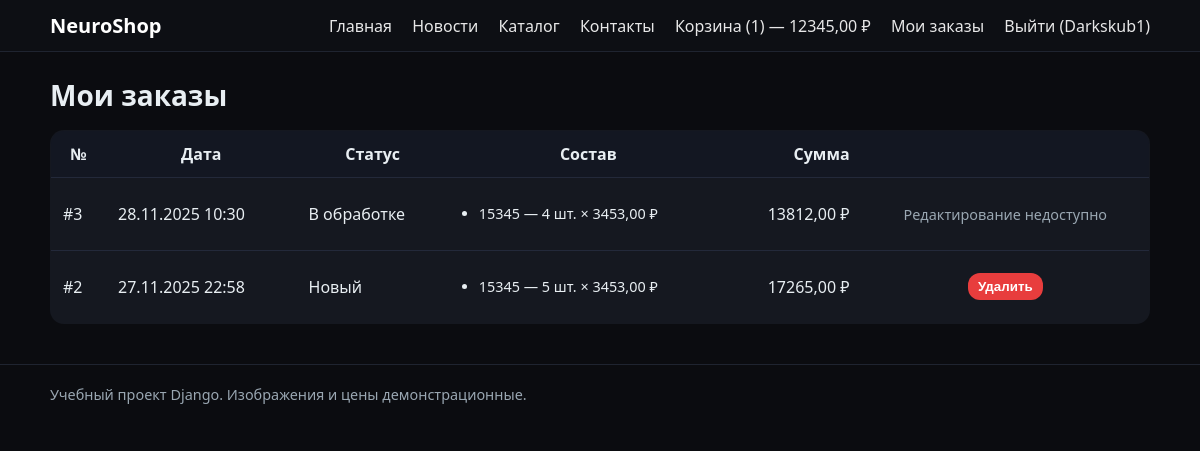
The app's page /my-orders/ (signed in) with its own data.
### store/models.py (models this page shows, shortened)
class Order(models.Model):
    STATUS_NEW = "new"
    STATUS_PROCESSING = "processing"
    STATUS_DONE = "done"
    STATUS_CANCELED = "canceled"
    STATUS_CHOICES = [
        (STATUS_NEW, "Новый"),
        (STATUS_PROCESSING, "В обработке"),
        (STATUS_DONE, "Выполнен"),
        (STATUS_CANCELED, "Отменён"),
    ]
    user = models.ForeignKey(
        User,
        verbose_name="Клиент",
        on_delete=models.CASCADE,
        related_name="orders",
    )
    created_at = models.DateTimeField("Дата создания", auto_now_add=True)
    status = models.CharField(
        "Статус", max_length=20, choices=STATUS_CHOICES, default=STATUS_NEW
    )
    comment = models.CharField(
        "Комментарий клиента", max_length=500, blank=True, default=""
    )
    class Meta:
        ordering = ["-created_at"]
        verbose_name = "Заказ"
        verbose_name_plural = "Заказы"
    @property
    def total_price(self):
        return sum(item.subtotal for item in self.items.all())

class OrderItem(models.Model):
    order = models.ForeignKey(
        Order,
        verbose_name="Заказ",
        on_delete=models.CASCADE,
        related_name="items",
    )
    product = models.ForeignKey(
        Product,
        verbose_name="Товар",
        on_delete=models.PROTECT,
    )
    price = models.DecimalField("Цена", max_digits=10, decimal_places=2)
    qty = models.PositiveIntegerField("Количество", default=1)
    class Meta:
        verbose_name = "Позиция заказа"
        verbose_name_plural = "Позиции заказа"
    @property
    def subtotal(self):
        return self.price * self.qty

class Product(models.Model):
    category = models.ForeignKey(
        Category,
        verbose_name="Категория",
        on_delete=models.CASCADE,
        related_name="products",
        null=True,
        blank=True,
    )
    name = models.CharField("Название", max_length=200)
    slug = models.SlugField("Слаг", unique=True)
    price = models.DecimalField("Цена", max_digits=10, decimal_places=2)
    image = models.ImageField(
        "Изображение", upload_to="products/", blank=True, null=True
    )
    description = models.TextField("Описание", blank=True)
    class Meta:
        ordering = ["name"]
        verbose_name = "Товар"
        verbose_name_plural = "Товары"

### store/views.py (the view)
# urls.py: path("my-orders/", views.my_orders, name="my_orders"),
@login_required
@user_passes_test(is_client)
def my_orders(request):
    orders = request.user.orders.all()
    return render(request, "store/my_orders.html", {"orders": orders})

### store/cart.py (called while the page is built)
    def total_qty(self):
        if not self.cart_obj:
            return 0
        return sum(item.qty for item in self.cart_obj.items.all())

    def total_price(self):
        if not self.cart_obj:
            return Decimal("0.00")
        return sum(item.subtotal for item in self.cart_obj.items.all())

### store/context_processors.py (called while the page is built)
def cart_summary(request):
    cart = Cart(request)
    return {
        "cart_total_qty": cart.total_qty(),
        "cart_total_price": cart.total_price(),
    }

### store/models.py (called while the page is built)
    @property
    def subtotal(self):
        return self.price * self.qty

### store/views.py (called while the page is built)
def is_client(user):
    return user.is_authenticated and not user.is_staff and not user.is_superuser

### templates/store/my_orders.html (shortened to what this page needs)
{% extends "base.html" %}
{% block content %}
<h1>Мои заказы</h1>
{% if orders %}
  <table class="cart-table">
    <thead>
      <tr>
        <th>№</th>
        <th>Дата</th>
        <th>Статус</th>
        <th>Состав</th>
        <th class="right">Сумма</th>
        <th></th>
      </tr>
    </thead>
    <tbody>
      {% for o in orders %}
      <tr>
        <td>#{{ o.id }}</td>
        <td>{{ o.created_at|date:"d.m.Y H:i" }}</td>
        <td>{{ o.get_status_display }}</td>
        <td>
          <ul class="small" style="padding-left:18px;">
            {% for item in o.items.all %}
              <li>{{ item.product.name }} — {{ item.qty }} шт. × {{ item.price }} ₽</li>
            {% endfor %}
          </ul>
        </td>
        <td class="right">{{ o.total_price }} ₽</td>
        <td class="center">
          {% if o.status == "new" %}
            <form method="post" action="{% url 'store:my_order_delete' o.id %}">
              <button type="submit" class="btn btn-sm btn-danger">Удалить</button>
            </form>
          {% else %}
            <span class="small muted">Редактирование недоступно</span>
          {% endif %}
        </td>
      </tr>
      {% endfor %}
    </tbody>
  </table>
{% else %}
  <p>Вы ещё не оформляли заказы.</p>
{% endif %}
{% endblock %}

### templates/base.html (shortened to what this page needs)
<!DOCTYPE html>
<html lang="ru">
<head>
  <link href="/static/store/styles.css" rel="stylesheet">
</head>
<body>
  <header class="site-header">
    <div class="container header-flex">
      <a class="logo" href="{% url 'store:home' %}">NeuroShop</a>
      <nav class="nav">
        <a href="{% url 'store:home' %}">Главная</a>
        <a href="{% url 'store:news_list' %}">Новости</a>
        <a href="{% url 'store:category_list' %}">Каталог</a>
        <a href="{% url 'store:contacts' %}">Контакты</a>
        {% if user.is_authenticated and not user.is_staff and not user.is_superuser %}
          <a href="{% url 'store:cart_detail' %}">Корзина ({{ cart_total_qty }}) — {{ cart_total_price }} ₽</a>
          <a href="{% url 'store:my_orders' %}">Мои заказы</a>
        {% endif %}
        {% if user.is_authenticated %}
          <a href="{% url 'logout' %}?next={% url 'store:home' %}">Выйти ({{ user.username }})</a>
        {% else %}
          <a href="{% url 'login' %}?next={{ request.path }}">Войти</a>
          <a href="{% url 'store:register' %}">Регистрация</a>
        {% endif %}
      </nav>
    </div>
  </header>
  <main class="container">
    {% block content %}{% endblock %}
  </main>
  <footer class="site-footer">
    <div class="container small">
      Учебный проект Django. Изображения и цены демонстрационные.
    </div>
  </footer>
</body>
</html>

### static/store/styles.css (style rules this page uses)
:root { --bg:#0b0c10; --card:#151820; --text:#e8eef2; --mute:#9aa7b2; --acc:#4aa3ff; --danger:#e83d3d; }
* { box-sizing: border-box; }
body { margin:0; font-family:system-ui,Segoe UI,Roboto,Arial; background:var(--bg); color:var(--text); }
.container { width:min(1100px, 92%); margin:0 auto; }
.small { font-size:.9rem; }
.header-flex { display:flex; align-items:center; justify-content:space-between; padding:12px 0; }
.logo { color:#fff; text-decoration:none; font-weight:700; font-size:20px; }
.nav a { color:#fff; text-decoration:none; margin-left:16px; opacity:.9; }
.site-header { border-bottom:1px solid #1f2430; background:#0d0f14; position:sticky; top:0; z-index:10; }
.site-footer { border-top:1px solid #1f2430; padding:20px 0; margin-top:40px; color:var(--mute); }
h1 { margin:24px 0 16px; font-size:28px; }
.muted { color:var(--mute); }
.right { text-align:right; }
.center { text-align:center; }
.btn { background:var(--acc); color:#001018; border:none; padding:8px 14px; border-radius:12px; cursor:pointer; font-weight:700; }
.btn-sm { padding:6px 10px; font-weight:600; }
.btn-danger { background:var(--danger); color:#fff; }
.cart-table { width:100%; border-collapse:collapse; background:var(--card); border:1px solid #23293a; border-radius:14px; overflow:hidden; }
.cart-table th, .cart-table td { padding:12px; border-bottom:1px solid #23293a; vertical-align:middle; }
.cart-table thead th { background:#131722; }

### records on screen
Order: id "3", created_at "28.11.2025 10:30", status "В обработке", total_price "13812,00", shows "Редактирование недоступно"
OrderItem: product.name "15345", qty "4", price "3453,00"
Order: id "2", created_at "27.11.2025 22:58", status "Новый", total_price "17265,00", shows "Удалить"
OrderItem: product.name "15345", qty "5", price "3453,00"

### other values on screen
{{ cart_total_qty }} "1"
{{ cart_total_price }} "12345,00"
{{ user.username }} "Darkskub1"
